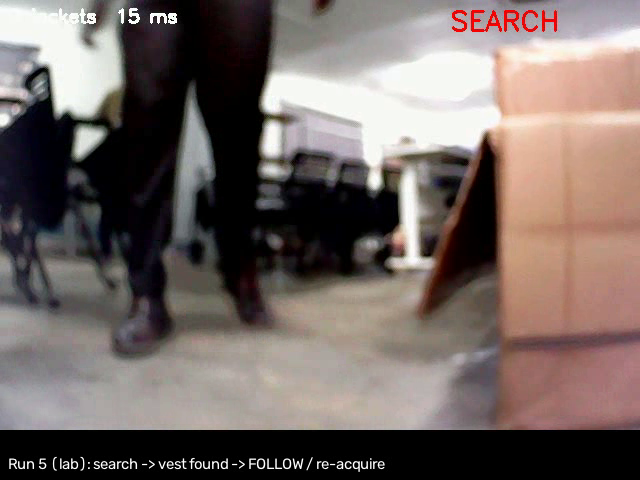
#> input picture frame 120 of results/real/highlights.mp4, 640 x 480 px, given in place of following.mp4, which was not available
$ python prep_media.py
#> lines starting #> are read from the running program, lines starting #| are printed output that depends on the picture
"""Crops and video poster frames for the final deck -> presentation/media/."""
from pathlib import Path

import cv2

P = Path(__file__).resolve().parents[1]
M = P / "presentation" / "media"
M.mkdir(exist_ok=True)


def poster(video, t, out):
#> called with video = 'results/real/following.mp4', t = 12, out = 'poster_following.jpg'
    v = cv2.VideoCapture(str(P / video))
    v.set(cv2.CAP_PROP_POS_FRAMES, int(t * (v.get(cv2.CAP_PROP_FPS) or 10)))
    ok, f = v.read()
#> f is the input picture: shape (480, 640, 3); mean B, G, R 100, 104, 116
    assert ok, video
    cv2.imwrite(str(M / out), f)
    print(out, f.shape)
#| poster_following.jpg (480, 640, 3)


poster("results/real/following.mp4", 12, "poster_following.jpg")
poster("results/real/highlights.mp4", 8.6, "poster_highlights.jpg")
#> call 2 of poster, with video = 'results/real/highlights.mp4', t = 8.6, out = 'poster_highlights.jpg'
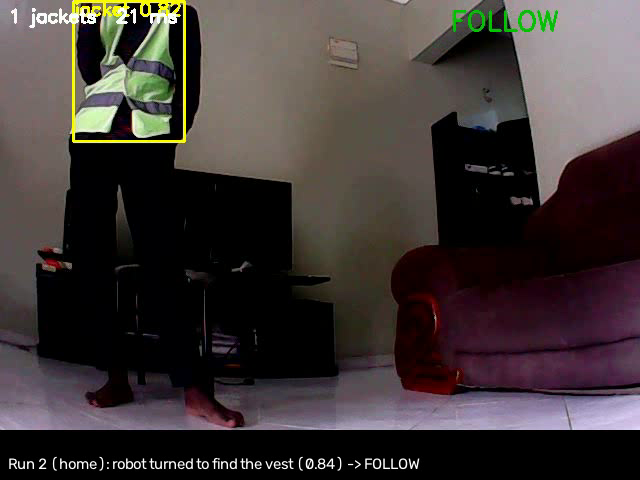
#> input picture frame 86 of results/real/highlights.mp4, 640 x 480 px
#> in poster, f is the input picture: shape (480, 640, 3); mean B, G, R 54.1, 55.4, 63.2
#| poster_highlights.jpg (480, 640, 3)
poster("results/real/search.mp4", 13, "poster_search.jpg")
#> call 3 of poster, with video = 'results/real/search.mp4', t = 13, out = 'poster_search.jpg'
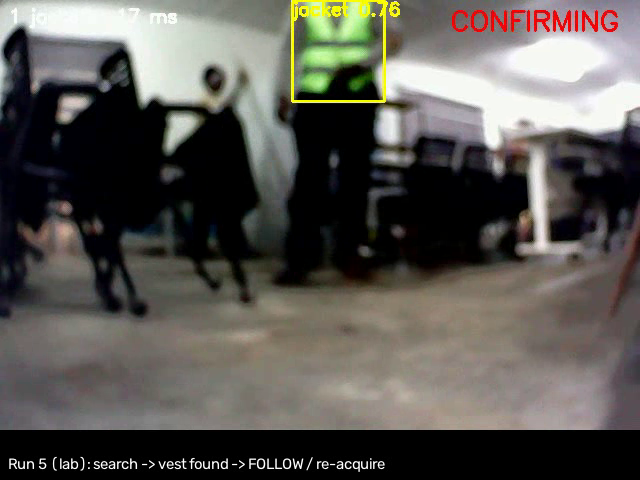
#> input picture frame 130 of results/real/highlights.mp4, 640 x 480 px, given in place of search.mp4, which was not available
#> in poster, f is the input picture: shape (480, 640, 3); mean B, G, R 82.6, 87.7, 90.5
#| poster_search.jpg (480, 640, 3)
poster("results/sim/s3_challenge/debug.mp4", 24, "poster_sim_s3.jpg")
#> (the run stopped early here; a loop or call above may not have finished)

$ run again, starting later in the video
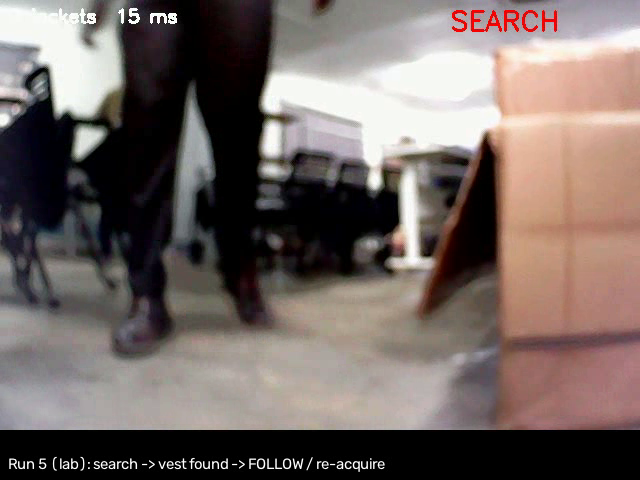
#> input picture frame 120 of results/real/highlights.mp4, 640 x 480 px, given in place of following.mp4, which was not available
#> in poster, f is the input picture: shape (480, 640, 3); mean B, G, R 100, 104, 116
#| poster_following.jpg (480, 640, 3)
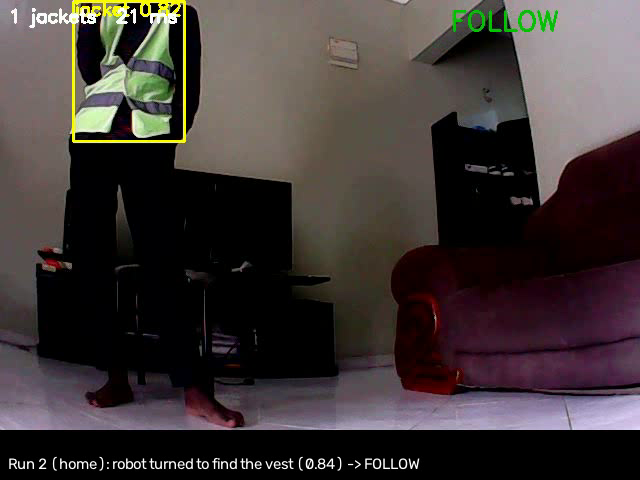
#> input picture frame 86 of results/real/highlights.mp4, 640 x 480 px
#> in poster, f is the input picture: shape (480, 640, 3); mean B, G, R 54.1, 55.4, 63.2
#| poster_highlights.jpg (480, 640, 3)
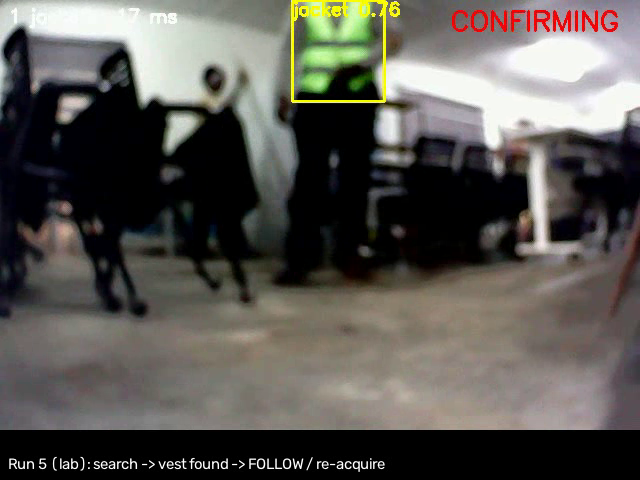
#> input picture frame 130 of results/real/highlights.mp4, 640 x 480 px, given in place of search.mp4, which was not available
#> in poster, f is the input picture: shape (480, 640, 3); mean B, G, R 82.6, 87.7, 90.5
#| poster_search.jpg (480, 640, 3)

$ run again, starting later in the video
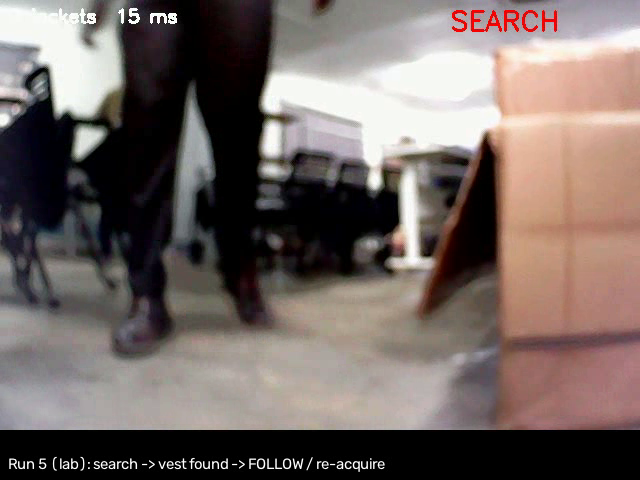
#> input picture frame 120 of results/real/highlights.mp4, 640 x 480 px, given in place of following.mp4, which was not available
#> in poster, f is the input picture: shape (480, 640, 3); mean B, G, R 100, 104, 116
#| poster_following.jpg (480, 640, 3)
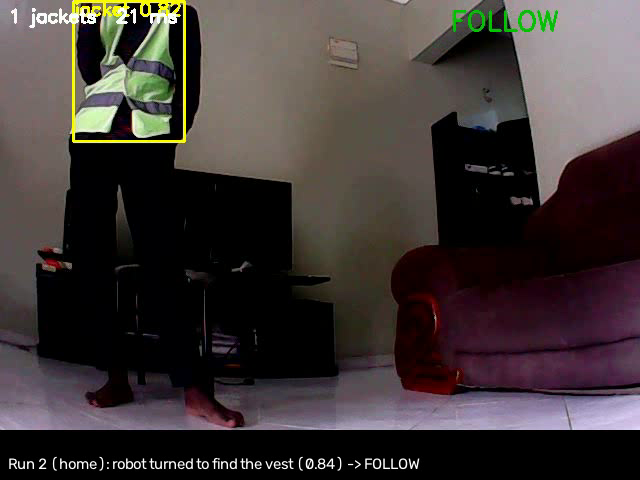
#> input picture frame 86 of results/real/highlights.mp4, 640 x 480 px
#> in poster, f is the input picture: shape (480, 640, 3); mean B, G, R 54.1, 55.4, 63.2
#| poster_highlights.jpg (480, 640, 3)
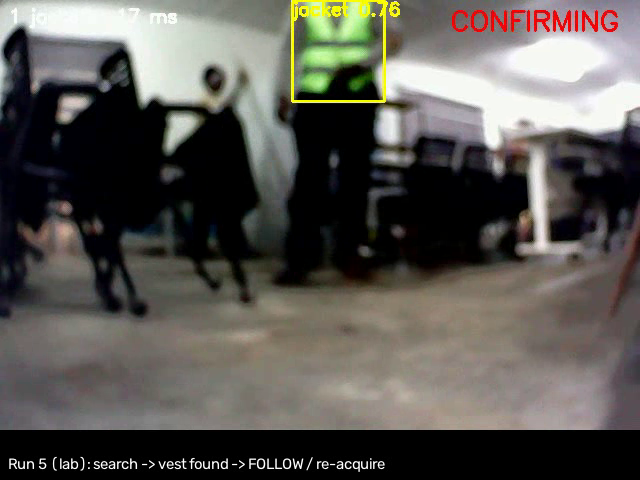
#> input picture frame 130 of results/real/highlights.mp4, 640 x 480 px, given in place of search.mp4, which was not available
#> in poster, f is the input picture: shape (480, 640, 3); mean B, G, R 82.6, 87.7, 90.5
#| poster_search.jpg (480, 640, 3)
